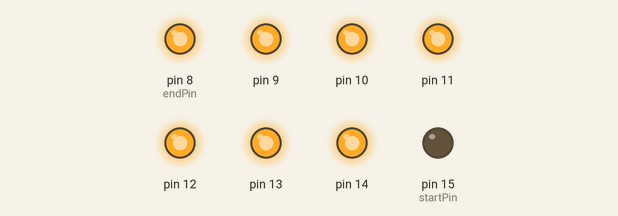
Bench run of a sketch on a simulated Arduino Uno, built with avr-gcc and run on an emulated ATmega328P. Shown: output pins drawn as LEDs (lit = HIGH).

Above: at 0.05 s.
At 0.95 s:
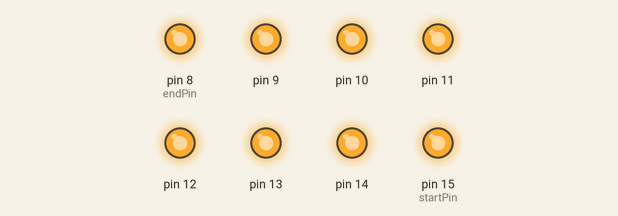
At 1.85 s:
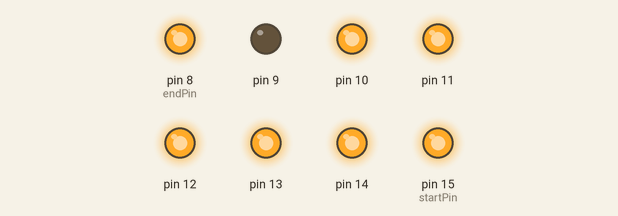
At 3.65 s:
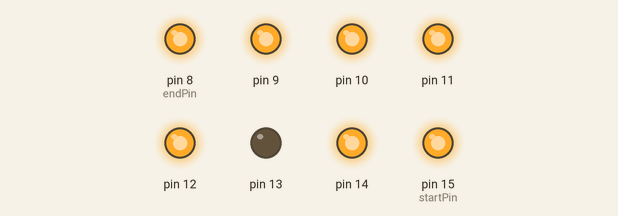
At 5.25 s:
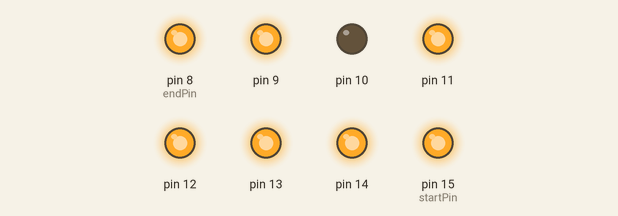
At 7.25 s:
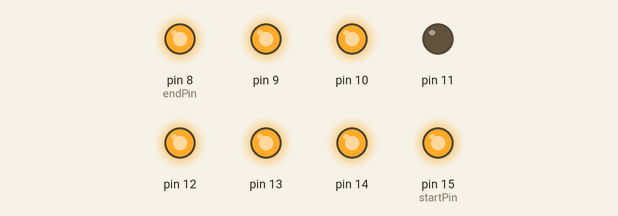
Timing chart, 0 to 7.5 s (numbered marks = the images above):
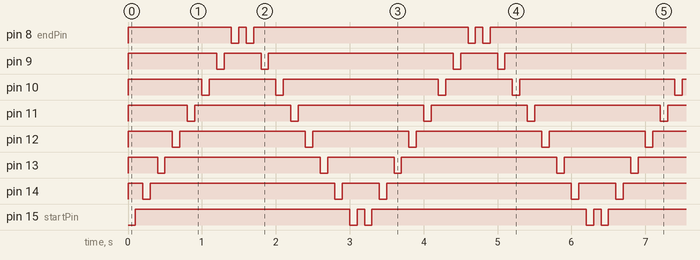

The sketch:

HW2.ino
```cpp
const byte startPin =15;
const byte endPin = 8;

void setup()
{
   for (byte i = startPin; i>= endPin; i--)
    {
    pinMode(i, OUTPUT);
  }
}
void loop()
{
  byte i;

    for (i=startPin;i>=endPin;i--)
    {
    digitalWrite(i,HIGH);
  }

  for(i=startPin;i>=endPin;i--)
    {
      digitalWrite(i,LOW);
    delay(100);
      digitalWrite(i,HIGH);
      delay(100);
    }
    for(i=endPin;i<=startPin;i++)
    {
      digitalWrite(i,LOW);
    delay(100);
      digitalWrite(i,HIGH);
      delay(100);
    }
}
```

Measured:
- by itself, pin 8 (endPin), pin 15 (startPin): repeats every 3.2 s: LOW 0.10 s, HIGH 0.10 s, LOW 0.10 s, HIGH 2.9 s
- by itself, pin 9: repeats every 3.2 s: LOW 0.10 s, HIGH 0.50 s, LOW 0.10 s, HIGH 2.5 s
- by itself, pin 10: repeats every 3.2 s: LOW 0.10 s, HIGH 0.90 s, LOW 0.10 s, HIGH 2.1 s
- by itself, pin 11: repeats every 3.2 s: LOW 0.10 s, HIGH 1.3 s, LOW 0.10 s, HIGH 1.7 s
- by itself, pin 12: repeats every 3.2 s: LOW 0.10 s, HIGH 1.7 s, LOW 0.10 s, HIGH 1.3 s
- by itself, pin 13: repeats every 3.2 s: LOW 0.10 s, HIGH 2.1 s, LOW 0.10 s, HIGH 0.90 s
- by itself, pin 14: repeats every 3.2 s: LOW 0.10 s, HIGH 2.5 s, LOW 0.10 s, HIGH 0.50 s
